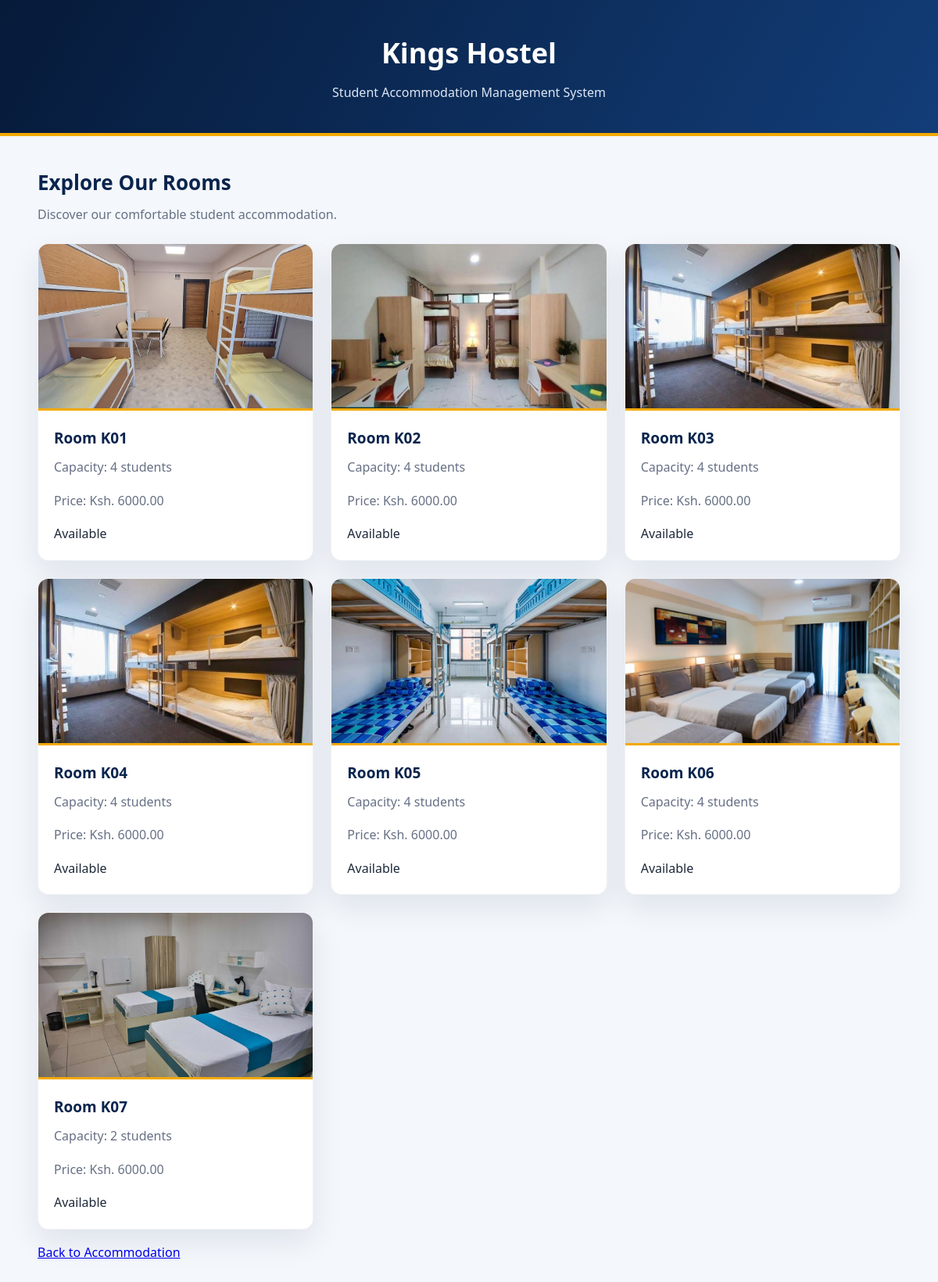
The app's page /hostel-rooms/kings/ with its own data.
### myapp/models.py (models this page shows, shortened)
class Hostel(models.Model):
    hostel_name = models.CharField(max_length=100)
    location = models.CharField(max_length=100)
    description = models.TextField(blank=True)
    GENDER_CHOICES = [
        ('Male', "Male Hostel"),
        ('Female', "Female Hostel"),
    ]
    gender = models.CharField(
        max_length=10,
        choices=GENDER_CHOICES,
        null=True,
        blank=True
    )
    created_at = models.DateTimeField(auto_now_add=True)

class Room(models.Model):
    hostel = models.ForeignKey(
        Hostel,
        on_delete=models.CASCADE,
        related_name='rooms'
    )
    room_number = models.CharField(max_length=20)
    room_image = models.ImageField(
    upload_to='room_photos/',
    blank=True,
    null=True
)
    room_capacity = models.PositiveIntegerField()
    room_price = models.DecimalField(
        max_digits=10,
        decimal_places=2
    )
    is_available = models.BooleanField(default=True)
    created_at = models.DateTimeField(auto_now_add=True)

### myapp/views.py (the view)
# urls.py: path('hostel-rooms/<str:hostel_type>/', views.hostel_rooms, name='hostel_rooms'),
def hostel_rooms(request, hostel_type):
    hostel_gender = {
        'kings': 'Male',
        'queens': 'Female',
    }
    gender = hostel_gender.get(hostel_type.lower())
    if not gender:
        from django.http import Http404
        raise Http404("Hostel not found")
    hostel = get_object_or_404(Hostel, gender=gender)
    rooms = Room.objects.filter(hostel=hostel)
    return render(request, 'hostel_rooms.html', {
        'hostel': hostel,
        'rooms': rooms,
    })

### myapp/templates/hostel_rooms.html (shortened to what this page needs)
{% load static %}
<!DOCTYPE html>
<html lang="en">
<head>
    <link rel="stylesheet" href="{% static 'css/hostel_rooms.css' %}">
</head>
<body>
<header>
    <h1>{{ hostel.hostel_name }}</h1>
    <p>Student Accommodation Management System</p>
</header>
<div class="container">
    <div class="page-heading">
        <h2>Explore Our Rooms</h2>
        <p>Discover our comfortable student accommodation.</p>
    </div>
    <div class="room-grid">
       {% for room in rooms %}
    <div class="room-card">
    <div class="room-image">
        {% if room.room_image %}
            <img src="{% static 'images/rooms/' %}{{ room.room_image.name }}"
                 alt="Room {{ room.room_number }}"
                 onerror="this.style.display='none'; this.nextElementSibling.style.display='flex';">
        {% endif %}
    </div>
    <div class="room-details">
        <h3>Room {{ room.room_number }}</h3>
        <p>Capacity: {{ room.room_capacity }} students</p>
        <p>Price: Ksh. {{ room.room_price }}</p>
        {% if room.is_available %}
            <span>Available</span>
        {% else %}
            <span>Occupied</span>
        {% endif %}
    </div>
</div>
{% empty %}
<p>No rooms have been added to this hostel yet.</p>
{% endfor %}
    </div>
    <p>
        <a href="{% url 'myapp:accommodation' %}">
            Back to Accommodation
        </a>
    </p>

### myapp/static/css/hostel_rooms.css (style rules this page uses)
:root { --navy: #09244d; --navy-deep: #061a39; --blue: #123d78; --gold: #f2a900; --ink: #1d2939; --muted: #667085; --line: #e5eaf1; --page: #f4f7fb; --shadow: 0 16px 38px rgba(9, 36, 77, 0.09); }
* { box-sizing: border-box; }
body { min-height: 100vh; margin: 0; background: var(--page); color: var(--ink); font-family: "Segoe UI", Arial, sans-serif; line-height: 1.65; }
header { padding: 38px 20px; border-bottom: 4px solid var(--gold); background: linear-gradient(120deg, var(--navy-deep), var(--blue)); color: #fff; text-align: center; }
header h1 { margin: 0; color: #fff; font-size: clamp(26px, 4vw, 36px); }
header p { margin: 8px 0 0; color: #dce7f5; }
.container { width: min(1120px, 92%); margin: 38px auto; }
.page-heading { margin-bottom: 24px; }
.page-heading h2 { margin: 0 0 6px; color: var(--navy); font-size: 26px; }
.page-heading p { margin: 0; color: var(--muted); }
.room-grid { display: grid; grid-template-columns: repeat(auto-fit, minmax(min(100%, 260px), 1fr)); gap: 22px; }
.room-card { overflow: hidden; border: 1px solid rgba(9, 36, 77, 0.06); border-radius: 14px; background: #fff; box-shadow: var(--shadow); transition: transform 180ms ease, box-shadow 180ms ease; }
.room-image { display: flex; height: 210px; align-items: center; justify-content: center; overflow: hidden; background: #e8eef7; color: var(--muted); font-size: 14px; }
.room-image img { display: block; width: 100%; height: 100%; object-fit: cover; }
.room-details { padding: 20px; border-top: 3px solid var(--gold); }
.room-details h3 { margin: 0 0 8px; color: var(--navy); font-size: 19px; }
.room-details p { margin: 0 0 16px; color: var(--muted); }

### records on screen
Hostel: hostel_name "Kings Hostel"
Room: room_image.name (picture), room_number "K01", room_capacity "4", room_price "6000.00", is_available "Available"
Room: room_image.name (picture), room_number "K02", room_capacity "4", room_price "6000.00", is_available "Available"
Room: room_image.name (picture), room_number "K03", room_capacity "4", room_price "6000.00", is_available "Available"
Room: room_image.name (picture), room_number "K04", room_capacity "4", room_price "6000.00", is_available "Available"
Room: room_image.name (picture), room_number "K05", room_capacity "4", room_price "6000.00", is_available "Available"
Room: room_image.name (picture), room_number "K06", room_capacity "4", room_price "6000.00", is_available "Available"
Room: room_image.name (picture), room_number "K07", room_capacity "2", room_price "6000.00", is_available "Available"
